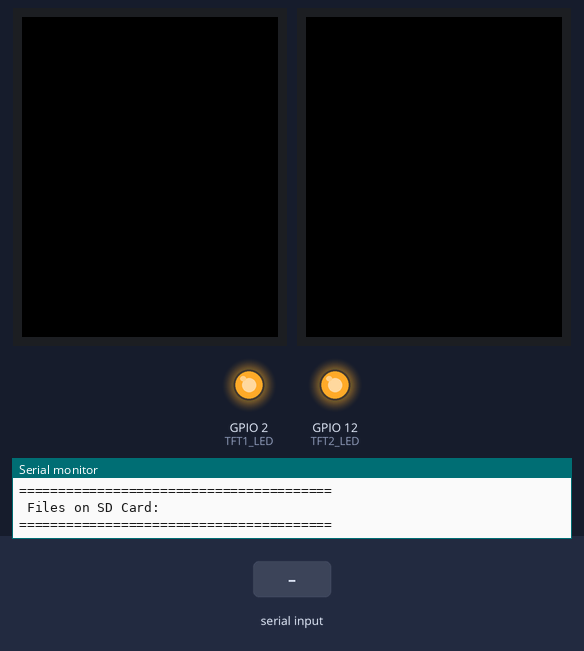
Bench run of a sketch on a simulated ESP32. Parts: 2 × 128×160 colour display, output pins drawn as LEDs (lit = HIGH), the last lines printed to the serial monitor. Inputs (shaded band) come from the test bench. Storage starts empty; pins used as bus, display or sensor lines are not drawn.

Above: at 1.6 s.
1.7 s: "1\n" received over Serial
At 1.76 s:
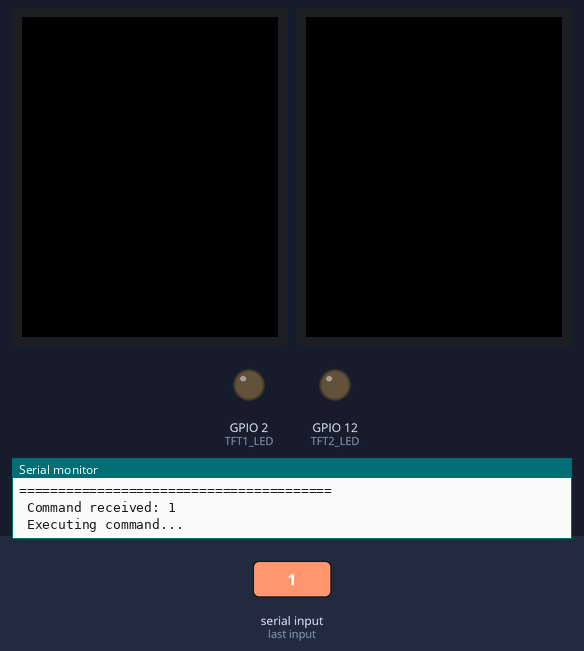
3.3 s: "list\n" received over Serial
4.8 s: "left\n" received over Serial
Timing chart, 0 to 7.8 s (numbered marks = the images above; inputs shaded):
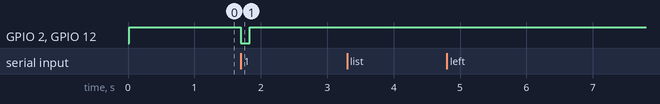

Measured:
- after the input at 1.7 s, GPIO 2 (TFT1_LED), GPIO 12 (TFT2_LED): HIGH → LOW at once, → HIGH 0.13 s later

The sketch:

penguin_mascot_lcd_code.ino
```cpp
#include <SPI.h>
#include <SD.h>
#include <Adafruit_GFX.h>
#include <Adafruit_ST7735.h>

// ================= MODE SERIAL =================
// Pilih mode komunikasi:
// 0 = Serial (USB) untuk debugging dari Arduino IDE
// 1 = Serial2 untuk komunikasi dari Arduino Mega/ESP32 lain
#define SERIAL_MODE 0


bool espBusy = false;

// ================= PIN TFT =================
// TFT 1 (LEFT / KIRI)
#define TFT1_CS 5
#define TFT1_DC 17
#define TFT1_RST 16
#define TFT1_LED 2

// TFT 2 (RIGHT / KANAN)
#define TFT2_CS 21
#define TFT2_DC 22
#define TFT2_RST 25
#define TFT2_LED 12

// ================= PIN SD =================
#define SD_CS 4  // CS SD Card

// ================= TFT =================
Adafruit_ST7735 tft1 = Adafruit_ST7735(TFT1_CS, TFT1_DC, TFT1_RST);
Adafruit_ST7735 tft2 = Adafruit_ST7735(TFT2_CS, TFT2_DC, TFT2_RST);

// ================= Ukuran TFT =================
#define TFT_WIDTH 128
#define TFT_HEIGHT 160

// ================= Konfigurasi =================
// ROTATION: 0=portrait, 1=landscape, 2=inverted portrait, 3=inverted landscape
#define DISPLAY_ROTATION 0
// COLOR_MODE: 0=default, 1=swap byte, 2=swap R&B, 3=swap byte & R&B
#define COLOR_MODE 2
// FIT_MODE: 0=center, 1=stretch full
#define FIT_MODE 1
// BACKGROUND_COLOR: 0=hitam, 1=putih
#define BACKGROUND_COLOR 1

// ================= Buffer Command =================
#define COMMAND_BUFFER_SIZE 256
char commandBuffer[COMMAND_BUFFER_SIZE];
int commandIndex = 0;

void setup() {
  // Serial selection
  if (SERIAL_MODE == 0) {
    Serial.begin(115200);
    Serial.println("ESP32 Dual TFT - Serial Mode (USB)");
  } else {
    Serial.begin(115200);   // Debug via USB
    Serial2.begin(115200);  // Communication from Arduino Mega
    Serial.println("ESP32 Dual TFT - Serial2 Mode");
  }

  // Inisialisasi pin CS untuk semua device ke HIGH (inactive)
  pinMode(TFT1_CS, OUTPUT);
  digitalWrite(TFT1_CS, HIGH);
  pinMode(TFT2_CS, OUTPUT);
  digitalWrite(TFT2_CS, HIGH);
  pinMode(SD_CS, OUTPUT);
  digitalWrite(SD_CS, HIGH);

  // Inisialisasi SPI untuk TFT & SD Card (VSPI - shared bus)
  Serial.println(" Inisialisasi SPI (VSPI)...");
  SPI.begin(18, 19, 23);

  // Inisialisasi SD Card dengan shared SPI bus
  Serial.println(" Inisialisasi SD Card...");
  if (!SD.begin(SD_CS, SPI)) {
    Serial.println(" Gagal inisialisasi SD Card!");
    Serial.println("   Cek kabel dan pastikan SD card terpasang dengan benar.");
    Serial.println("   SD VSPI Pins: SCK=18, MISO=19, MOSI=23, CS=4");
  }
  Serial.println(" SD Card siap");

  // Release SD Card dari SPI sebelum inisialisasi TFT
  SPI.endTransaction();

  // Inisialisasi pin RST untuk kedua TFT
  pinMode(TFT1_RST, OUTPUT);
  digitalWrite(TFT1_RST, HIGH);
  pinMode(TFT2_RST, OUTPUT);
  digitalWrite(TFT2_RST, HIGH);

  // Nyalakan backlight untuk kedua TFT
  pinMode(TFT1_LED, OUTPUT);
  digitalWrite(TFT1_LED, HIGH);
  pinMode(TFT2_LED, OUTPUT);
  digitalWrite(TFT2_LED, HIGH);

  // Inisialisasi TFT 1 (LEFT)
  Serial.println("\n TFT 1 (LEFT) init...");
  tft1.initR(INITR_GREENTAB);
  tft1.setRotation(DISPLAY_ROTATION);
  tft1.fillScreen(ST77XX_BLACK);
  Serial.print("TFT 1 dimensi: ");
  Serial.print(tft1.width());
  Serial.print("x");
  Serial.println(tft1.height());

  // Inisialisasi TFT 2 (RIGHT)
  Serial.println("\n TFT 2 (RIGHT) init...");
  tft2.initR(INITR_GREENTAB);
  tft2.setRotation(DISPLAY_ROTATION);
  tft2.fillScreen(ST77XX_BLACK);
  Serial.print("TFT 2 dimensi: ");
  Serial.print(tft2.width());
  Serial.print("x");
  Serial.println(tft2.height());

  tft1.setSPISpeed(40000000);  // 40 MHz
  tft2.setSPISpeed(40000000);

  Serial.print("\n Rotation: ");
  Serial.println(DISPLAY_ROTATION);
  Serial.print(" Color mode: ");
  Serial.println(COLOR_MODE);
  Serial.print(" Serial Mode: ");
  Serial.println(SERIAL_MODE == 0 ? "USB (Serial)" : "Serial2");

  // Tampilkan pesan siap
  Serial.println("\n========================================");
  Serial.println(" READY - Waiting for commands");
  Serial.println("========================================");
  Serial.println("Format command:");
  Serial.println("  left|3.raw|right|8.raw  - Display 3.raw on left, 8.raw on right");
  Serial.println("  left|3.raw               - Display only on left");
  Serial.println("  right|8.raw              - Display only on right");
  Serial.println("  5.raw                    - Display on both TFTs");
  Serial.println("  list                     - List all files on SD card");
  Serial.println("========================================\n");

  // List semua file di SD card untuk debugging
  Serial.println(" Files on SD Card:");
  File root = SD.open("/");
  if (root) {
    File file = root.openNextFile();
    while (file) {
      Serial.print("  ");
      Serial.print(file.name());
      Serial.print(" (");
      Serial.print(file.size());
      Serial.println(" bytes)");
      file = root.openNextFile();
    }
    root.close();
  } else {
    Serial.println("   Failed to open directory!");
  }
  Serial.println("\n========================================\n");
}

void loop() {
  // Baca data dari serial yang dipilih
  if (SERIAL_MODE == 0) {
    // Mode Serial (USB)
    while (Serial.available() > 0) {
      char c = Serial.read();


      // Tambah ke buffer
      if (c == '\n' || c == '\r') {
        // Command selesai, parse dan eksekusi
        commandBuffer[commandIndex] = '\0';
        if (commandIndex > 0) {
          Serial.print(" Command received: ");
          Serial.println(commandBuffer);
          parseCommand(commandBuffer);
          Serial.println("READY");
        }
        commandIndex = 0;
      } else if (commandIndex < COMMAND_BUFFER_SIZE - 1) {
        commandBuffer[commandIndex++] = c;
      }
    }
  } else {
    // Mode Serial2
    while (Serial2.available() > 0) {
      char c = Serial2.read();


      // Echo ke Serial USB untuk debugging
      Serial.write(c);

      // Tambah ke buffer
      if (c == '\n' || c == '\r') {
        // Command selesai, parse dan eksekusi
        commandBuffer[commandIndex] = '\0';
        if (commandIndex > 0) {
          Serial.print("\n Command received: ");
          Serial.println(commandBuffer);
          parseCommand(commandBuffer);
        }
        commandIndex = 0;
      } else if (commandIndex < COMMAND_BUFFER_SIZE - 1) {
        commandBuffer[commandIndex++] = c;
      }
    }
  }
}

// ================= Parse Command =================
void parseCommand(char* command) {
  char filenameLeft[32] = "";
  char filenameRight[32] = "";
  bool hasLeft = false;
  bool hasRight = false;

  // Cek command special
  if (strcmp(command, "list") == 0) {
    Serial.println("\n Files on SD Card:");
    File root = SD.open("/");
    if (root) {
      File file = root.openNextFile();
      while (file) {
        Serial.print("  ");
        Serial.print(file.name());
        Serial.print(" (");
        Serial.print(file.size());
        Serial.println(" bytes)");
        file = root.openNextFile();
      }
      root.close();
    } else {
      Serial.println("   Failed to open directory!");
    }
    Serial.println(" List complete\n");
    return;
  }

  // Parse command normal
  char* token = strtok(command, "|");

  if (token == NULL) {
    Serial.println(" Invalid command format");
    return;
  }

  // Cek apakah command dimulai dengan "left" atau "right"
  if (strcmp(token, "left") == 0) {
    // Format: left|filename_left|right|filename_right
    // atau: left|filename_left
    token = strtok(NULL, "|");
    if (token == NULL) {
      Serial.println(" Missing left filename");
      return;
    }
    strcpy(filenameLeft, token);
    hasLeft = true;


    // Cek apakah ada "right" setelahnya
    token = strtok(NULL, "|");
    if (token != NULL && strcmp(token, "right") == 0) {
      token = strtok(NULL, "|");
      if (token != NULL) {
        strcpy(filenameRight, token);
        hasRight = true;
      }
    }
  } else if (strcmp(token, "right") == 0) {
    // Format: right|filename_right
    token = strtok(NULL, "|");
    if (token == NULL) {
      Serial.println(" Missing right filename");
      return;
    }
    strcpy(filenameRight, token);
    hasRight = true;
  } else {
    // Format: filename (tampilkan di kedua TFT)
    strcpy(filenameLeft, token);
    strcpy(filenameRight, token);
    hasLeft = true;
    hasRight = true;
  }

  // Tampilkan gambar
  Serial.println("\n Executing command...");

  // Efek robot blink - matikan backlight sambil render
  digitalWrite(TFT1_LED, LOW);
  digitalWrite(TFT2_LED, LOW);
  tft1.fillScreen(ST77XX_BLACK);
  tft2.fillScreen(ST77XX_BLACK);
  delay(80);  // Blink duration

  // Render ke TFT yang sesuai (backlight mati biar gak kelihatan rendering)
  if (hasLeft) {
    Serial.print(" TFT LEFT: ");
    Serial.println(filenameLeft);
    displayRawImage(filenameLeft, tft1);
  }

  if (hasRight) {
    Serial.print(" TFT RIGHT: ");
    Serial.println(filenameRight);
    displayRawImage(filenameRight, tft2);
  }

  // Nyalakan backlight setelah selesai render
  digitalWrite(TFT1_LED, HIGH);
  digitalWrite(TFT2_LED, HIGH);

  Serial.println(" Command executed\n");
}

// ================= Fungsi tampil RAW =================
void displayRawImage(const char* filename, Adafruit_ST7735& tft) {


  char fullPath[64];
  if (filename[0] != '/') {
    fullPath[0] = '/';
    strcpy(fullPath + 1, filename);
  } else {
    strcpy(fullPath, filename);
  }


  SPI.endTransaction();
  File file = SD.open(fullPath);
  if (!file) {
    Serial.println(" Gagal buka file RAW!");
    return;
  }


  uint16_t imgWidth = 128;
  uint16_t imgHeight = 160;


  size_t totalPixels = file.size() / 2;
  if (totalPixels == 25600) {
    imgWidth = 160;
    imgHeight = 160;
  }


  if (imgWidth > tft.width()) imgWidth = tft.width();
  if (imgHeight > tft.height()) imgHeight = tft.height();


  // ===== SET WINDOW SEKALI =====
  tft.startWrite();
  tft.setAddrWindow(0, 0, imgWidth, imgHeight);


  static uint16_t lineBuffer[2][TFT_WIDTH];


  for (uint16_t y = 0; y < imgHeight; y += 2) {


    for (uint8_t row = 0; row < 2; row++) {
      if (y + row >= imgHeight) break;


      for (uint16_t x = 0; x < imgWidth; x++) {
        uint8_t hi = file.read();
        uint8_t lo = file.read();
        uint16_t color = (hi << 8) | lo;


        if (COLOR_MODE == 2) {
          uint16_t r = (color >> 11) & 0x1F;
          uint16_t g = (color >> 5) & 0x3F;
          uint16_t b = color & 0x1F;
          color = (b << 11) | (g << 5) | r;
        }


        lineBuffer[row][x] = color;
      }
    }


    // ===== KIRIM 2 BARIS SEKALIGUS =====
    tft.writePixels(lineBuffer[0], imgWidth);
    if (y + 1 < imgHeight) {
      tft.writePixels(lineBuffer[1], imgWidth);
    }
  }

  tft.endWrite();
  file.close();

  Serial.println(" Render selesai (streaming mode)");
}
```
